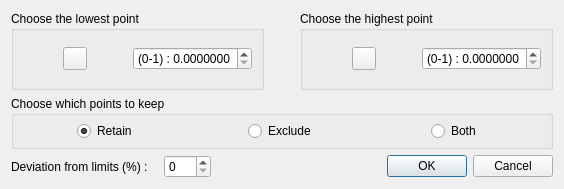
<?xml version="1.0" encoding="UTF-8"?>
<ui version="4.0">
 <class>ScalarDialog</class>
 <widget class="QDialog" name="ScalarDialog">
  <property name="geometry">
   <rect>
    <x>0</x>
    <y>0</y>
    <width>564</width>
    <height>189</height>
   </rect>
  </property>
  <property name="sizePolicy">
   <sizepolicy hsizetype="Fixed" vsizetype="Fixed">
    <horstretch>0</horstretch>
    <verstretch>0</verstretch>
   </sizepolicy>
  </property>
  <property name="windowTitle">
   <string>Scalar color setting</string>
  </property>
  <layout class="QVBoxLayout" name="verticalLayout">
   <item>
    <layout class="QVBoxLayout" name="verticalLayout_2">
     <item>
      <layout class="QHBoxLayout" name="horizontalLayout">
       <item>
        <widget class="QGroupBox" name="centerGroupBox">
         <property name="title">
          <string>Choose the lowest point</string>
         </property>
         <property name="flat">
          <bool>true</bool>
         </property>
         <layout class="QGridLayout" name="gridLayout_3">
          <item row="1" column="1">
           <widget class="QToolButton" name="pointPickingButton_first">
            <property name="toolTip">
             <string>Pick the plane center (click again to cancel)</string>
            </property>
            <property name="icon">
             <iconset resource="../../../../eCV/MainWindow.qrc">
              <normaloff>:/Resources/images/ecvPointPicking.png</normaloff>:/Resources/images/ecvPointPicking.png</iconset>
            </property>
            <property name="checkable">
             <bool>true</bool>
            </property>
           </widget>
          </item>
          <item row="0" column="3">
           <spacer name="verticalSpacer_3">
            <property name="orientation">
             <enum>Qt::Vertical</enum>
            </property>
            <property name="sizeType">
             <enum>QSizePolicy::Expanding</enum>
            </property>
            <property name="sizeHint" stdset="0">
             <size>
              <width>20</width>
              <height>10</height>
             </size>
            </property>
           </spacer>
          </item>
          <item row="1" column="2">
           <spacer name="horizontalSpacer_3">
            <property name="orientation">
             <enum>Qt::Horizontal</enum>
            </property>
            <property name="sizeHint" stdset="0">
             <size>
              <width>40</width>
              <height>20</height>
             </size>
            </property>
           </spacer>
          </item>
          <item row="1" column="0">
           <spacer name="horizontalSpacer_4">
            <property name="orientation">
             <enum>Qt::Horizontal</enum>
            </property>
            <property name="sizeHint" stdset="0">
             <size>
              <width>40</width>
              <height>20</height>
             </size>
            </property>
           </spacer>
          </item>
          <item row="2" column="3">
           <spacer name="verticalSpacer_7">
            <property name="orientation">
             <enum>Qt::Vertical</enum>
            </property>
            <property name="sizeType">
             <enum>QSizePolicy::Expanding</enum>
            </property>
            <property name="sizeHint" stdset="0">
             <size>
              <width>20</width>
              <height>10</height>
             </size>
            </property>
           </spacer>
          </item>
          <item row="1" column="3">
           <widget class="QDoubleSpinBox" name="first">
            <property name="prefix">
             <string notr="true">(0-1) : </string>
            </property>
            <property name="decimals">
             <number>7</number>
            </property>
            <property name="minimum">
             <double>0.000000000000000</double>
            </property>
            <property name="maximum">
             <double>1.000000000000000</double>
            </property>
            <property name="singleStep">
             <double>0.010000000000000</double>
            </property>
           </widget>
          </item>
         </layout>
        </widget>
       </item>
       <item>
        <spacer name="horizontalSpacer_5">
         <property name="orientation">
          <enum>Qt::Horizontal</enum>
         </property>
         <property name="sizeHint" stdset="0">
          <size>
           <width>20</width>
           <height>20</height>
          </size>
         </property>
        </spacer>
       </item>
       <item>
        <widget class="QGroupBox" name="centerGroupBox_2">
         <property name="title">
          <string>Choose the highest point </string>
         </property>
         <property name="flat">
          <bool>true</bool>
         </property>
         <layout class="QGridLayout" name="gridLayout_4">
          <item row="2" column="3">
           <spacer name="verticalSpacer_8">
            <property name="orientation">
             <enum>Qt::Vertical</enum>
            </property>
            <property name="sizeType">
             <enum>QSizePolicy::Expanding</enum>
            </property>
            <property name="sizeHint" stdset="0">
             <size>
              <width>20</width>
              <height>10</height>
             </size>
            </property>
           </spacer>
          </item>
          <item row="1" column="1">
           <widget class="QToolButton" name="pointPickingButton_second">
            <property name="toolTip">
             <string>Pick the plane center (click again to cancel)</string>
            </property>
            <property name="icon">
             <iconset resource="../../../../eCV/MainWindow.qrc">
              <normaloff>:/Resources/images/ecvPointPicking.png</normaloff>:/Resources/images/ecvPointPicking.png</iconset>
            </property>
            <property name="checkable">
             <bool>true</bool>
            </property>
           </widget>
          </item>
          <item row="0" column="3">
           <spacer name="verticalSpacer_5">
            <property name="orientation">
             <enum>Qt::Vertical</enum>
            </property>
            <property name="sizeType">
             <enum>QSizePolicy::Expanding</enum>
            </property>
            <property name="sizeHint" stdset="0">
             <size>
              <width>20</width>
              <height>10</height>
             </size>
            </property>
           </spacer>
          </item>
          <item row="1" column="3">
           <widget class="QDoubleSpinBox" name="second">
            <property name="prefix">
             <string notr="true">(0-1) : </string>
            </property>
            <property name="decimals">
             <number>7</number>
            </property>
            <property name="minimum">
             <double>0.000000000000000</double>
            </property>
            <property name="maximum">
             <double>1.000000000000000</double>
            </property>
            <property name="singleStep">
             <double>0.010000000000000</double>
            </property>
           </widget>
          </item>
          <item row="1" column="0">
           <spacer name="horizontalSpacer_7">
            <property name="orientation">
             <enum>Qt::Horizontal</enum>
            </property>
            <property name="sizeHint" stdset="0">
             <size>
              <width>40</width>
              <height>20</height>
             </size>
            </property>
           </spacer>
          </item>
          <item row="1" column="2">
           <spacer name="horizontalSpacer_6">
            <property name="orientation">
             <enum>Qt::Horizontal</enum>
            </property>
            <property name="sizeHint" stdset="0">
             <size>
              <width>40</width>
              <height>20</height>
             </size>
            </property>
           </spacer>
          </item>
         </layout>
        </widget>
       </item>
      </layout>
     </item>
     <item>
      <widget class="QGroupBox" name="horizontalGroupBox">
       <property name="title">
        <string>Choose which points to keep </string>
       </property>
       <layout class="QHBoxLayout" name="horizontalLayout_2">
        <property name="spacing">
         <number>6</number>
        </property>
        <property name="topMargin">
         <number>5</number>
        </property>
        <property name="bottomMargin">
         <number>5</number>
        </property>
        <item alignment="Qt::AlignHCenter">
         <widget class="QRadioButton" name="retain">
          <property name="text">
           <string>Retain</string>
          </property>
          <property name="checked">
           <bool>true</bool>
          </property>
         </widget>
        </item>
        <item alignment="Qt::AlignHCenter">
         <widget class="QRadioButton" name="exclude">
          <property name="text">
           <string>Exclude</string>
          </property>
         </widget>
        </item>
        <item alignment="Qt::AlignHCenter">
         <widget class="QRadioButton" name="both">
          <property name="text">
           <string>Both</string>
          </property>
         </widget>
        </item>
       </layout>
      </widget>
     </item>
     <item>
      <layout class="QHBoxLayout" name="horizontalLayout_bottom">
       <item>
        <widget class="QLabel" name="margin_label">
         <property name="text">
          <string>Deviation from limits (%) :</string>
         </property>
        </widget>
       </item>
       <item>
        <spacer name="horizontalSpacer">
         <property name="orientation">
          <enum>Qt::Horizontal</enum>
         </property>
         <property name="sizeType">
          <enum>QSizePolicy::Fixed</enum>
         </property>
         <property name="sizeHint" stdset="0">
          <size>
           <width>10</width>
           <height>20</height>
          </size>
         </property>
        </spacer>
       </item>
       <item>
        <widget class="QSpinBox" name="margin">
         <property name="maximum">
          <number>100</number>
         </property>
        </widget>
       </item>
       <item>
        <spacer name="horizontalSpacer_2">
         <property name="orientation">
          <enum>Qt::Horizontal</enum>
         </property>
         <property name="sizeHint" stdset="0">
          <size>
           <width>40</width>
           <height>20</height>
          </size>
         </property>
        </spacer>
       </item>
       <item>
        <widget class="QDialogButtonBox" name="buttonBox">
         <property name="orientation">
          <enum>Qt::Horizontal</enum>
         </property>
         <property name="standardButtons">
          <set>QDialogButtonBox::Cancel|QDialogButtonBox::Ok</set>
         </property>
        </widget>
       </item>
      </layout>
     </item>
    </layout>
   </item>
  </layout>
 </widget>
 <resources>
  <include location="../../../../eCV/MainWindow.qrc"/>
  <include location="qColorimetricSegmenter.qrc"/>
 </resources>
 <connections>
  <connection>
   <sender>buttonBox</sender>
   <signal>accepted()</signal>
   <receiver>ScalarDialog</receiver>
   <slot>accept()</slot>
   <hints>
    <hint type="sourcelabel">
     <x>218</x>
     <y>114</y>
    </hint>
    <hint type="destinationlabel">
     <x>157</x>
     <y>118</y>
    </hint>
   </hints>
  </connection>
  <connection>
   <sender>buttonBox</sender>
   <signal>rejected()</signal>
   <receiver>ScalarDialog</receiver>
   <slot>reject()</slot>
   <hints>
    <hint type="sourcelabel">
     <x>260</x>
     <y>120</y>
    </hint>
    <hint type="destinationlabel">
     <x>280</x>
     <y>118</y>
    </hint>
   </hints>
  </connection>
 </connections>
</ui>
